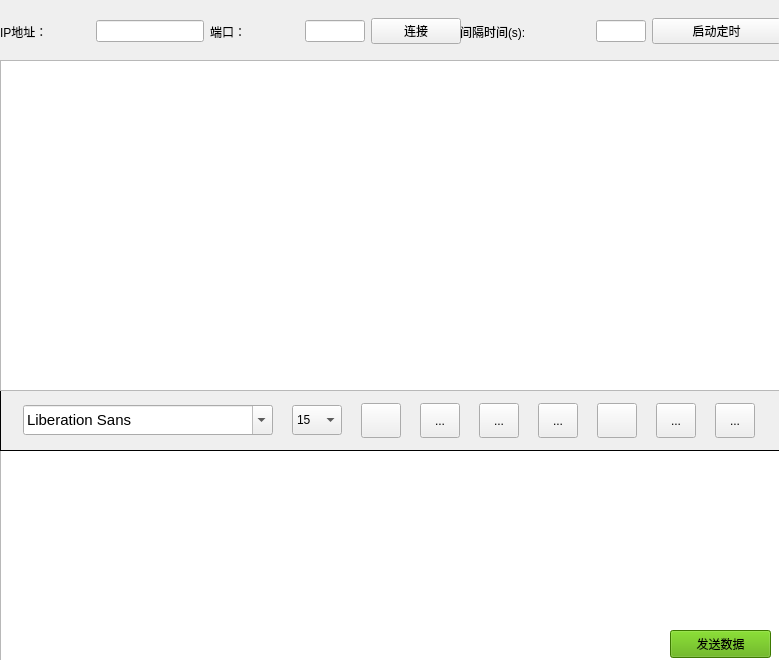
<?xml version="1.0" encoding="UTF-8"?>
<ui version="4.0">
 <class>MainWindow</class>
 <widget class="QMainWindow" name="MainWindow">
  <property name="geometry">
   <rect>
    <x>0</x>
    <y>0</y>
    <width>779</width>
    <height>660</height>
   </rect>
  </property>
  <property name="windowTitle">
   <string>MainWindow</string>
  </property>
  <widget class="QWidget" name="centralwidget">
   <widget class="QTextEdit" name="textEdit">
    <property name="geometry">
     <rect>
      <x>0</x>
      <y>450</y>
      <width>781</width>
      <height>211</height>
     </rect>
    </property>
   </widget>
   <widget class="QWidget" name="widget" native="true">
    <property name="geometry">
     <rect>
      <x>0</x>
      <y>-3</y>
      <width>781</width>
      <height>61</height>
     </rect>
    </property>
    <property name="styleSheet">
     <string notr="true">background-image: url(:/images/20220809104550.png);</string>
    </property>
    <widget class="QWidget" name="layoutWidget_2">
     <property name="geometry">
      <rect>
       <x>0</x>
       <y>-1</y>
       <width>461</width>
       <height>71</height>
      </rect>
     </property>
     <layout class="QHBoxLayout" name="horizontalLayout_2">
      <item>
       <widget class="QLabel" name="label_2">
        <property name="text">
         <string>IP地址：</string>
        </property>
       </widget>
      </item>
      <item>
       <widget class="QLineEdit" name="txtIp">
        <property name="sizePolicy">
         <sizepolicy hsizetype="Preferred" vsizetype="Fixed">
          <horstretch>0</horstretch>
          <verstretch>0</verstretch>
         </sizepolicy>
        </property>
        <property name="echoMode">
         <enum>QLineEdit::Normal</enum>
        </property>
       </widget>
      </item>
      <item>
       <widget class="QLabel" name="label_3">
        <property name="text">
         <string>端口：</string>
        </property>
       </widget>
      </item>
      <item>
       <widget class="QLineEdit" name="txtPort">
        <property name="sizePolicy">
         <sizepolicy hsizetype="Ignored" vsizetype="Fixed">
          <horstretch>0</horstretch>
          <verstretch>0</verstretch>
         </sizepolicy>
        </property>
        <property name="minimumSize">
         <size>
          <width>60</width>
          <height>0</height>
         </size>
        </property>
        <property name="maximumSize">
         <size>
          <width>60</width>
          <height>16777215</height>
         </size>
        </property>
       </widget>
      </item>
      <item>
       <widget class="QPushButton" name="pushConnect">
        <property name="text">
         <string>连接</string>
        </property>
       </widget>
      </item>
     </layout>
    </widget>
    <widget class="QWidget" name="layoutWidget_3">
     <property name="geometry">
      <rect>
       <x>460</x>
       <y>-1</y>
       <width>321</width>
       <height>71</height>
      </rect>
     </property>
     <layout class="QHBoxLayout" name="horizontalLayout_3">
      <item>
       <widget class="QLabel" name="label_4">
        <property name="text">
         <string>间隔时间(s):</string>
        </property>
       </widget>
      </item>
      <item>
       <widget class="QLineEdit" name="lineEdit">
        <property name="sizePolicy">
         <sizepolicy hsizetype="Ignored" vsizetype="Fixed">
          <horstretch>50</horstretch>
          <verstretch>20</verstretch>
         </sizepolicy>
        </property>
        <property name="minimumSize">
         <size>
          <width>50</width>
          <height>0</height>
         </size>
        </property>
        <property name="maximumSize">
         <size>
          <width>50</width>
          <height>16777215</height>
         </size>
        </property>
       </widget>
      </item>
      <item>
       <widget class="QPushButton" name="timeBut">
        <property name="text">
         <string>启动定时</string>
        </property>
       </widget>
      </item>
     </layout>
    </widget>
   </widget>
   <widget class="QFrame" name="Frame">
    <property name="geometry">
     <rect>
      <x>0</x>
      <y>390</y>
      <width>781</width>
      <height>61</height>
     </rect>
    </property>
    <property name="styleSheet">
     <string notr="true">background-image: url(:/images/20220808141751.jpg);</string>
    </property>
    <property name="frameShape">
     <enum>QFrame::Box</enum>
    </property>
    <layout class="QHBoxLayout" name="horizontalLayout_4">
     <item>
      <widget class="QFontComboBox" name="fontCbx">
       <property name="minimumSize">
        <size>
         <width>250</width>
         <height>30</height>
        </size>
       </property>
       <property name="maximumSize">
        <size>
         <width>250</width>
         <height>30</height>
        </size>
       </property>
       <property name="font">
        <font>
         <family>Arial</family>
         <pointsize>11</pointsize>
         <weight>50</weight>
         <italic>false</italic>
         <bold>false</bold>
        </font>
       </property>
      </widget>
     </item>
     <item>
      <widget class="QComboBox" name="sizeCbx">
       <property name="enabled">
        <bool>true</bool>
       </property>
       <property name="minimumSize">
        <size>
         <width>50</width>
         <height>30</height>
        </size>
       </property>
       <property name="maximumSize">
        <size>
         <width>50</width>
         <height>30</height>
        </size>
       </property>
       <property name="currentIndex">
        <number>7</number>
       </property>
       <item>
        <property name="text">
         <string>15</string>
        </property>
       </item>
       <item>
        <property name="text">
         <string>9</string>
        </property>
       </item>
       <item>
        <property name="text">
         <string>10</string>
        </property>
       </item>
       <item>
        <property name="text">
         <string>11</string>
        </property>
       </item>
       <item>
        <property name="text">
         <string>12</string>
        </property>
       </item>
       <item>
        <property name="text">
         <string>13</string>
        </property>
       </item>
       <item>
        <property name="text">
         <string>14</string>
        </property>
       </item>
       <item>
        <property name="text">
         <string>15</string>
        </property>
       </item>
       <item>
        <property name="text">
         <string>16</string>
        </property>
       </item>
       <item>
        <property name="text">
         <string>17</string>
        </property>
       </item>
       <item>
        <property name="text">
         <string>18</string>
        </property>
       </item>
       <item>
        <property name="text">
         <string>19</string>
        </property>
       </item>
       <item>
        <property name="text">
         <string>20</string>
        </property>
       </item>
       <item>
        <property name="text">
         <string>21</string>
        </property>
       </item>
       <item>
        <property name="text">
         <string>22</string>
        </property>
       </item>
       <item>
        <property name="text">
         <string>23</string>
        </property>
       </item>
       <item>
        <property name="text">
         <string>24</string>
        </property>
       </item>
       <item>
        <property name="text">
         <string>25</string>
        </property>
       </item>
      </widget>
     </item>
     <item>
      <widget class="QToolButton" name="italicTBtn">
       <property name="minimumSize">
        <size>
         <width>40</width>
         <height>35</height>
        </size>
       </property>
       <property name="maximumSize">
        <size>
         <width>40</width>
         <height>35</height>
        </size>
       </property>
       <property name="toolTip">
        <string>斜体</string>
       </property>
       <property name="styleSheet">
        <string notr="true">background-image: url(:/images/xieti.jpg);</string>
       </property>
       <property name="text">
        <string/>
       </property>
       <property name="checkable">
        <bool>true</bool>
       </property>
      </widget>
     </item>
     <item>
      <widget class="QToolButton" name="boldTBtn">
       <property name="minimumSize">
        <size>
         <width>40</width>
         <height>35</height>
        </size>
       </property>
       <property name="maximumSize">
        <size>
         <width>40</width>
         <height>35</height>
        </size>
       </property>
       <property name="toolTip">
        <string>加粗</string>
       </property>
       <property name="styleSheet">
        <string notr="true">background-image: url(:/images/cuti.jpg);</string>
       </property>
       <property name="text">
        <string>...</string>
       </property>
       <property name="checkable">
        <bool>true</bool>
       </property>
      </widget>
     </item>
     <item>
      <widget class="QToolButton" name="underlineTBtn">
       <property name="minimumSize">
        <size>
         <width>40</width>
         <height>35</height>
        </size>
       </property>
       <property name="maximumSize">
        <size>
         <width>40</width>
         <height>35</height>
        </size>
       </property>
       <property name="toolTip">
        <string>下划线</string>
       </property>
       <property name="styleSheet">
        <string notr="true">background-image: url(:/images/xiahuaxian.jpg);</string>
       </property>
       <property name="text">
        <string>...</string>
       </property>
       <property name="checkable">
        <bool>true</bool>
       </property>
      </widget>
     </item>
     <item>
      <widget class="QToolButton" name="colorTBtn">
       <property name="minimumSize">
        <size>
         <width>40</width>
         <height>35</height>
        </size>
       </property>
       <property name="maximumSize">
        <size>
         <width>40</width>
         <height>35</height>
        </size>
       </property>
       <property name="toolTip">
        <string>字体颜色</string>
       </property>
       <property name="styleSheet">
        <string notr="true">background-image: url(:/images/yanse.jpg);</string>
       </property>
       <property name="text">
        <string>...</string>
       </property>
       <property name="checkable">
        <bool>false</bool>
       </property>
      </widget>
     </item>
     <item>
      <widget class="QToolButton" name="toolButton">
       <property name="minimumSize">
        <size>
         <width>40</width>
         <height>35</height>
        </size>
       </property>
       <property name="maximumSize">
        <size>
         <width>40</width>
         <height>35</height>
        </size>
       </property>
       <property name="styleSheet">
        <string notr="true">image: url(:/images/jietu.jpg);</string>
       </property>
       <property name="text">
        <string/>
       </property>
      </widget>
     </item>
     <item>
      <widget class="QToolButton" name="saveTBtn">
       <property name="minimumSize">
        <size>
         <width>40</width>
         <height>35</height>
        </size>
       </property>
       <property name="maximumSize">
        <size>
         <width>40</width>
         <height>35</height>
        </size>
       </property>
       <property name="toolTip">
        <string>保存</string>
       </property>
       <property name="styleSheet">
        <string notr="true">background-image: url(:/images/save.jpg);</string>
       </property>
       <property name="text">
        <string>...</string>
       </property>
      </widget>
     </item>
     <item>
      <widget class="QToolButton" name="clearTBtn">
       <property name="minimumSize">
        <size>
         <width>40</width>
         <height>35</height>
        </size>
       </property>
       <property name="maximumSize">
        <size>
         <width>40</width>
         <height>35</height>
        </size>
       </property>
       <property name="toolTip">
        <string>删除</string>
       </property>
       <property name="styleSheet">
        <string notr="true">background-image: url(:/images/delete.jpg);</string>
       </property>
       <property name="text">
        <string>...</string>
       </property>
      </widget>
     </item>
    </layout>
   </widget>
   <widget class="QTextEdit" name="txtData">
    <property name="geometry">
     <rect>
      <x>0</x>
      <y>60</y>
      <width>781</width>
      <height>331</height>
     </rect>
    </property>
   </widget>
   <widget class="QPushButton" name="pushSent">
    <property name="geometry">
     <rect>
      <x>670</x>
      <y>630</y>
      <width>101</width>
      <height>28</height>
     </rect>
    </property>
    <property name="styleSheet">
     <string notr="true">background-color: rgb(85, 170, 0);</string>
    </property>
    <property name="text">
     <string>发送数据</string>
    </property>
   </widget>
   <widget class="QLabel" name="label">
    <property name="geometry">
     <rect>
      <x>350</x>
      <y>560</y>
      <width>72</width>
      <height>15</height>
     </rect>
    </property>
    <property name="text">
     <string/>
    </property>
   </widget>
  </widget>
 </widget>
 <resources/>
 <connections/>
</ui>
